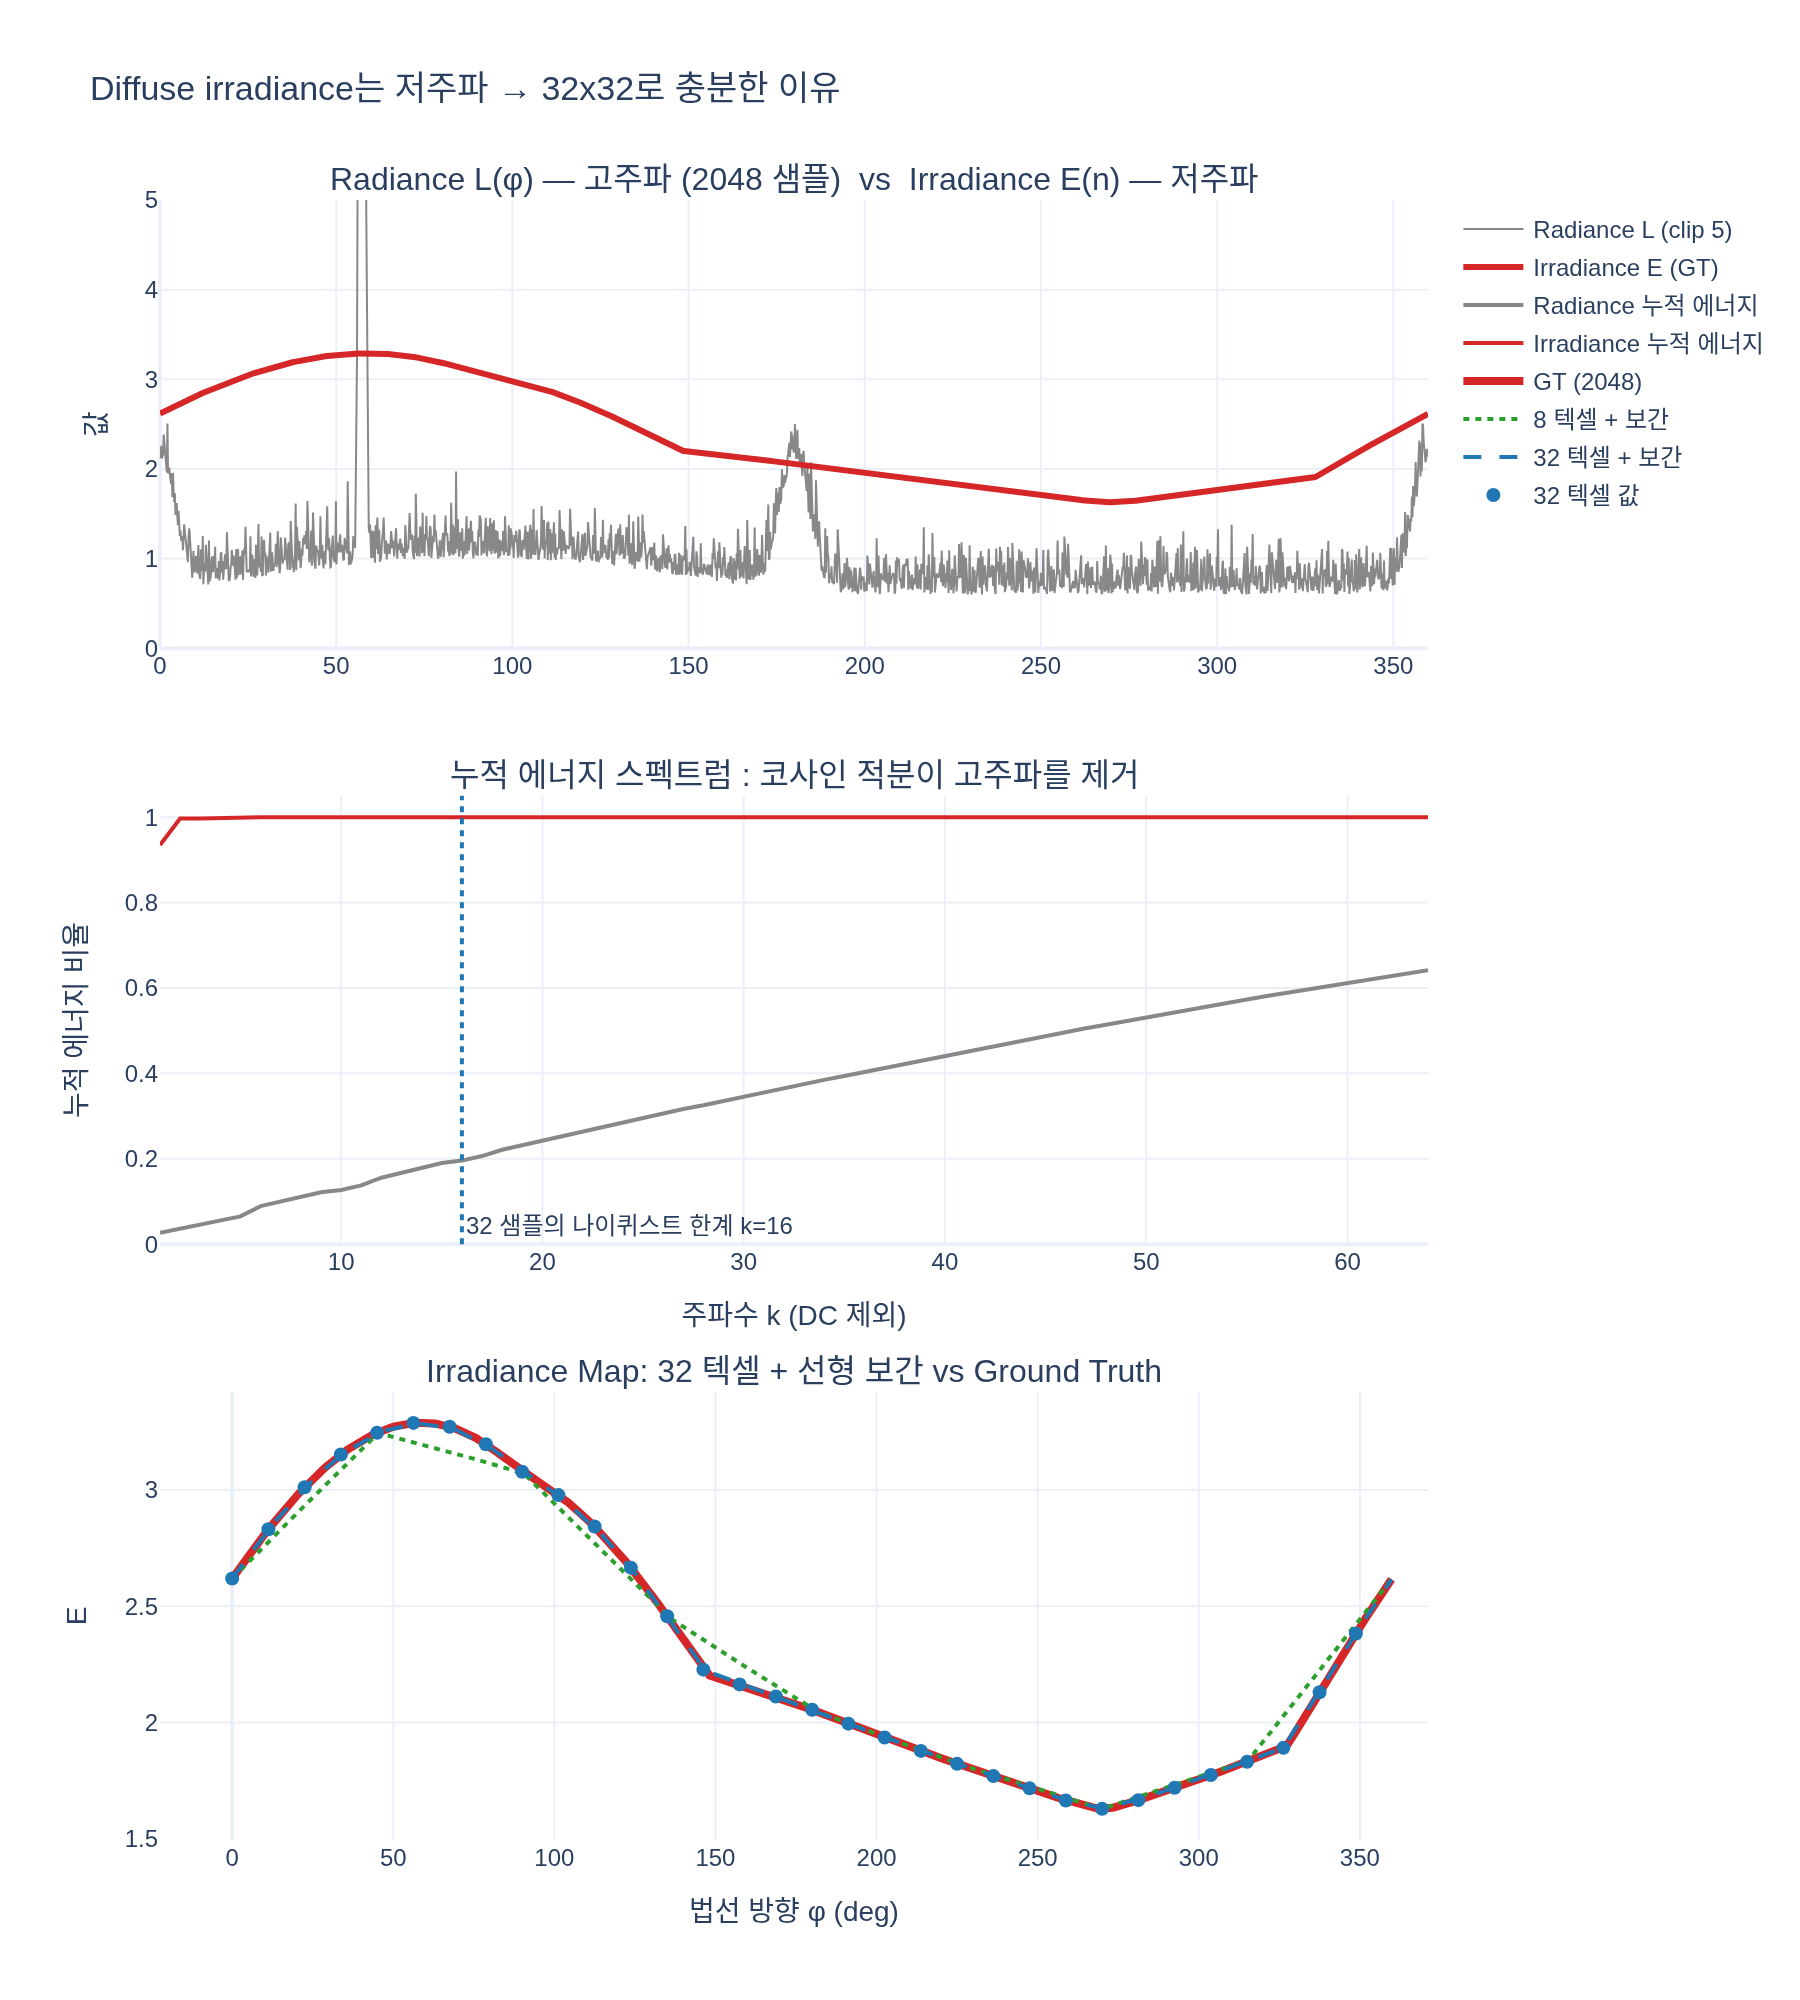

This figure's Python source:
# %% [markdown]
# # 왜 Irradiance Map은 32x32로 충분한가?
#
# 원본 환경맵(radiance)이 2048x2048처럼 고해상도여도, Diffuse 조명에 쓰이는 **Irradiance**는
#
# $$E(\mathbf n)=\int_{\Omega(\mathbf n)} L_i(\omega)\,(\omega\cdot\mathbf n)\,d\omega$$
#
# 즉 반구 전체에 걸친 **코사인 가중 적분**이다. 적분(=넓은 커널과의 컨볼루션)은 저역 통과 필터이므로
# 결과는 매우 부드럽고, 저해상도로 샘플링한 뒤 **선형 보간**해도 거의 손실이 없다.
#
# 여기서는 개념을 1D 원(circle) 위의 환경으로 축소해 단계적으로 확인한다.
# - 2D 세계: 방향은 각도 $\phi\in[0,2\pi)$ 하나로 표현
# - 환경 radiance $L(\phi)$: 구름·태양처럼 고주파 디테일이 많은 신호
# - Irradiance $E(\mathbf n)=\int \max(0,\cos(\phi-\phi_n))\,L(\phi)\,d\phi$
#
# 필요 패키지: numpy, plotly, kaleido

# %%
import numpy as np
import plotly.graph_objects as go
from plotly.subplots import make_subplots


def _show(fig):
    try:
        from IPython import get_ipython
        if get_ipython() is not None:  # VSCode 셀/Jupyter에서만 렌더링
            fig.show()
    except ImportError:
        pass


rng = np.random.default_rng(0)

# %% [markdown]
# ## 1. 고해상도 "환경맵" 만들기 (2048 샘플)
# 하늘(부드러운 파랑 계조) + 수평선 근처 밝은 띠 + 작은 구름(고주파 잡음) + 아주 작은 태양(스파이크).

# %%
N_HI = 2048
phi = np.linspace(0, 2 * np.pi, N_HI, endpoint=False)

sky = 0.6 + 0.4 * np.clip(np.sin(phi), 0, 1)                     # 위쪽이 밝은 하늘
horizon = 1.5 * np.exp(-((np.sin(phi)) ** 2) / 0.01)               # 수평선 밝은 띠
clouds = 0.25 * np.abs(rng.normal(size=N_HI))                      # 고주파 구름 잡음
sun = 40.0 * np.exp(-((phi - 1.0) ** 2) / (2 * 0.01 ** 2))          # 아주 작은 태양
L = sky + horizon + clouds + sun

print(f"radiance 샘플 수={N_HI}, min={L.min():.3f}, max={L.max():.3f}")
# 출력: radiance 샘플 수=2048, min=0.600, max=41.036

# %% [markdown]
# ## 2. 고해상도 Irradiance를 "정직하게" 계산 (기준값)
# 모든 법선 방향 $\mathbf n$에 대해 클램프 코사인 커널로 적분한다. 이것이 Ground Truth.

# %%
def irradiance(L_src, phi_src, phi_n):
    """phi_n 방향 법선에 대한 irradiance: ∫ max(0,cos(phi-phi_n)) L dphi"""
    dphi = phi_src[1] - phi_src[0]
    w = np.clip(np.cos(phi_src[None, :] - phi_n[:, None]), 0, None)
    return (w * L_src[None, :]).sum(axis=1) * dphi


E_gt = irradiance(L, phi, phi)
print(f"irradiance min={E_gt.min():.3f}, max={E_gt.max():.3f}")
# 출력: irradiance min=1.629, max=3.290

# %% [markdown]
# ## 3. 주파수 관점: radiance vs irradiance 스펙트럼
# 컨볼루션 정리에 의해 $\hat E_k = \hat L_k \cdot \hat A_k$ 이고, 클램프 코사인 커널의 계수 $\hat A_k$는
# $k$가 커질수록 빠르게 0으로 간다 (3D 구면에서의 $\hat A_l$: 3.14, 2.09, 0.79, 0, -0.13, ...).
# 그래서 radiance의 고주파 성분은 irradiance에 거의 남지 않는다.

# %%
def spectrum(x):
    return np.abs(np.fft.rfft(x)) / len(x)


S_L, S_E = spectrum(L), spectrum(E_gt)
# 저주파(k<=8)와 나머지 고주파에 담긴 에너지 비율
def hf_ratio(S, k0=8):
    e = S[1:] ** 2
    return e[k0:].sum() / e.sum()


print(f"radiance   고주파(k>8) 에너지 비율 = {hf_ratio(S_L):.4f}")
print(f"irradiance 고주파(k>8) 에너지 비율 = {hf_ratio(S_E):.6f}")
# 출력: radiance   고주파(k>8) 에너지 비율 = 0.8892
# 출력: irradiance 고주파(k>8) 에너지 비율 = 0.000127

# %% [markdown]
# ## 4. 저해상도로 계산 + 선형 보간 (실제 Irradiance Map 방식)
# 셰이더처럼 **작은 해상도의 법선 방향 몇 개**에 대해서만 irradiance를 계산해 텍셀에 저장하고,
# 런타임에는 `LinearSampler`가 하는 것처럼 선형 보간해 읽는다. 해상도를 바꾸며 오차를 본다.

# %%
def lowres_irradiance_map(res):
    phi_tex = np.linspace(0, 2 * np.pi, res, endpoint=False)
    E_tex = irradiance(L, phi, phi_tex)           # 텍셀 res개에만 저장
    # 원형 선형 보간 (양 끝을 이어 붙임)
    xp = np.concatenate([phi_tex, [2 * np.pi]])
    fp = np.concatenate([E_tex, [E_tex[0]]])
    return np.interp(phi, xp, fp), phi_tex, E_tex


print(f"{'res':>5} | {'max rel err':>11} | {'mean rel err':>12}")
results = {}
for res in [4, 8, 16, 32, 64, 128]:
    E_lo, _, _ = lowres_irradiance_map(res)
    rel = np.abs(E_lo - E_gt) / E_gt
    results[res] = E_lo
    print(f"{res:>5} | {rel.max():>10.2%} | {rel.mean():>11.3%}")
# 출력:   res | max rel err | mean rel err
# 출력:     4 |     18.95% |      5.546%
# 출력:     8 |      7.68% |      1.647%
# 출력:    16 |      4.95% |      0.519%
# 출력:    32 |      0.79% |      0.087%
# 출력:    64 |      0.65% |      0.028%
# 출력:   128 |      0.41% |      0.008%

# %% [markdown]
# 32 샘플(2048의 1/64)만으로 최대 오차 0.8%, 평균 0.09% 수준 — 눈으로 구분할 수 없는 차이다.
# 반대로 **radiance 자체**를 32 샘플로 줄이면 어떻게 될까? 태양·구름이 통째로 사라지거나 뭉개진다.
# 즉 "저해상도가 괜찮은 것"은 어디까지나 *저주파인 irradiance*에 한정된 이야기다.

# %%
idx = np.arange(0, N_HI, N_HI // 32)
L_lo32 = np.interp(phi, np.concatenate([phi[idx], [2 * np.pi]]),
                   np.concatenate([L[idx], [L[idx[0]]]]))
rel_L = np.abs(L_lo32 - L) / L
print(f"radiance를 32샘플로 줄이면 max rel err = {rel_L.max():.1%}, mean = {rel_L.mean():.1%}")
# 출력: radiance를 32샘플로 줄이면 max rel err = 664.3%, mean = 30.3%

# %% [markdown]
# ## 5. 시각화
# 위: 고주파 radiance vs 부드러운 irradiance. 가운데: 누적 에너지 스펙트럼(irradiance는 k≤3에서 거의 100%). 아래: 32 텍셀 + 선형 보간 vs GT.

# %%
E_lo32, phi_tex32, E_tex32 = lowres_irradiance_map(32)
E_lo8, phi_tex8, E_tex8 = lowres_irradiance_map(8)
deg = np.degrees(phi)

fig = make_subplots(
    rows=3, cols=1, vertical_spacing=0.09,
    subplot_titles=(
        "Radiance L(φ) — 고주파 (2048 샘플)  vs  Irradiance E(n) — 저주파",
        "누적 에너지 스펙트럼 : 코사인 적분이 고주파를 제거",
        "Irradiance Map: 32 텍셀 + 선형 보간 vs Ground Truth",
    ),
)
fig.add_trace(go.Scatter(x=deg, y=L, name="Radiance L (clip 5)", line=dict(width=1, color="#888")), 1, 1)
fig.add_trace(go.Scatter(x=deg, y=E_gt, name="Irradiance E (GT)", line=dict(width=3, color="#d62728")), 1, 1)
fig.update_yaxes(range=[0, 5], title_text="값", row=1, col=1)

def cum_energy(S):
    e = S[1:] ** 2
    return np.cumsum(e) / e.sum()


k = np.arange(1, len(S_L))
fig.add_trace(go.Scatter(x=k[:64], y=cum_energy(S_L)[:64], name="Radiance 누적 에너지", line=dict(color="#888")), 2, 1)
fig.add_trace(go.Scatter(x=k[:64], y=cum_energy(S_E)[:64], name="Irradiance 누적 에너지", line=dict(color="#d62728")), 2, 1)
fig.add_vline(x=16, line_dash="dot", line_color="#1f77b4", row=2, col=1,
              annotation_text="32 샘플의 나이퀴스트 한계 k=16", annotation_position="bottom right")
fig.update_yaxes(title_text="누적 에너지 비율", range=[0, 1.05], row=2, col=1)
fig.update_xaxes(title_text="주파수 k (DC 제외)", row=2, col=1)

fig.add_trace(go.Scatter(x=deg, y=E_gt, name="GT (2048)", line=dict(width=4, color="#d62728")), 3, 1)
fig.add_trace(go.Scatter(x=deg, y=E_lo8, name="8 텍셀 + 보간", line=dict(dash="dot", color="#2ca02c")), 3, 1)
fig.add_trace(go.Scatter(x=deg, y=E_lo32, name="32 텍셀 + 보간", line=dict(dash="dash", color="#1f77b4")), 3, 1)
fig.add_trace(go.Scatter(x=np.degrees(phi_tex32), y=E_tex32, mode="markers", name="32 텍셀 값",
                         marker=dict(size=7, color="#1f77b4")), 3, 1)
fig.update_xaxes(title_text="법선 방향 φ (deg)", row=3, col=1)
fig.update_yaxes(title_text="E", row=3, col=1)

fig.update_layout(height=1000, width=900, template="plotly_white",
                  title="Diffuse irradiance는 저주파 → 32x32로 충분한 이유")
_show(fig)

import os
out = os.path.join(os.path.dirname(os.path.abspath(__file__)) if "__file__" in globals() else ".", "expy.png")
fig.write_image(out, scale=2)
print("saved:", out)
# 출력: saved: /home/sungwoo/projects/swcho/nerfstudio/fm/.fm/hints/b303b1ec-f4a0-4ed7-bfbc-26204aff7d73/expy.png

# %% [markdown]
# ## 정리
# - Irradiance = radiance ⊛ 클램프 코사인 로브. 커널 계수 $\hat A_l$이 $l\ge3$부터 급감 → **저주파 신호**.
# - 저주파 신호는 나이퀴스트 관점에서 적은 샘플로 완전히 표현 가능하고, 남는 미세 오차는 **텍스쳐 선형 보간**이 채운다.
# - 그래서 2048x2048 radiance를 입력으로 쓰더라도 결과 Irradiance Map은 32x32(약 24KB)로 충분하며,
#   더 나아가 SH 9계수(108B)로도 거의 같은 결과를 얻는다.
